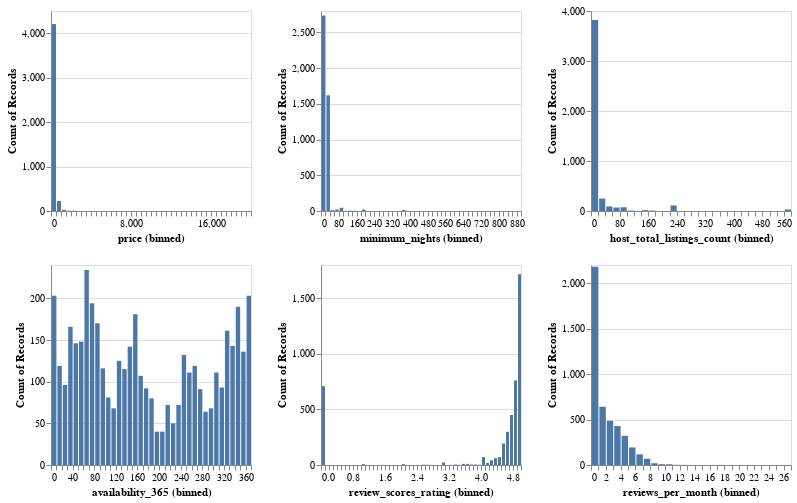

Here is the notebook cell this chart was saved with:
### Code cell
display_feats = ['price', 'minimum_nights', 'host_total_listings_count', 'availability_365', 'review_scores_rating','reviews_per_month']
num_col_hists = alt.Chart(train_df[display_feats]).mark_bar().encode(
    x = alt.X(alt.repeat(), type='quantitative', bin=alt.Bin(maxbins=50)),
     y='count()',
).properties(
    width=200,
    height=200
).repeat(
    display_feats,
    columns=3 
)
num_col_hists

### Figure 1 — Vega specification as saved in the notebook (floating-point values rounded to 4 significant figures)
{"$schema": "https://vega.github.io/schema/vega/v5.json", "data": [{"name": "source_0"}, {"name": "data_0", "values": [{"__count": 428, "bin_maxbins_50_reviews_per_month": 3.0, "bin_maxbins_50_reviews_per_month_end": 4.0}, {"__count": 321, "bin_maxbins_50_reviews_per_month": 4.0, "bin_maxbins_50_reviews_per_month_end": 5.0}, {"__count": 2181, "bin_maxbins_50_reviews_per_month": 0.0, "bin_maxbins_50_reviews_per_month_end": 1.0}, {"__count": 641, "bin_maxbins_50_reviews_per_month": 1.0, "bin_maxbins_50_reviews_per_month_end": 2.0}, {"__count": 69, "bin_maxbins_50_reviews_per_month": 7.0, "bin_maxbins_50_reviews_per_month_end": 8.0}, {"__count": 486, "bin_maxbins_50_reviews_per_month": 2.0, "bin_maxbins_50_reviews_per_month_end": 3.0}, {"__count": 193, "bin_maxbins_50_reviews_per_month": 5.0, "bin_maxbins_50_reviews_per_month_end": 6.0}, {"__count": 117, "bin_maxbins_50_reviews_per_month": 6.0, "bin_maxbins_50_reviews_per_month_end": 7.0}, {"__count": 2, "bin_maxbins_50_reviews_per_month": 12.0, "bin_maxbins_50_reviews_per_month_end": 13.0}, {"__count": 8, "bin_maxbins_50_reviews_per_month": 10.0, "bin_maxbins_50_reviews_per_month_end": 11.0}, {"__count": 19, "bin_maxbins_50_reviews_per_month": 8.0, "bin_maxbins_50_reviews_per_month_end": 9.0}, {"__count": 9, "bin_maxbins_50_reviews_per_month": 9.0, "bin_maxbins_50_reviews_per_month_end": 10.0}, {"__count": 1, "bin_maxbins_50_reviews_per_month": 17.0, "bin_maxbins_50_reviews_per_month_end": 18.0}, {"__count": 1, "bin_maxbins_50_reviews_per_month": 26.0, "bin_maxbins_50_reviews_per_month_end": 27.0}, {"__count": 2, "bin_maxbins_50_reviews_per_month": 11.0, "bin_maxbins_50_reviews_per_month_end": 12.0}, {"__count": 1, "bin_maxbins_50_reviews_per_month": 16.0, "bin_maxbins_50_reviews_per_month_end": 17.0}]}, {"name": "data_1", "values": [{"__count": 4206, "bin_maxbins_50_price": 0.0, "bin_maxbins_50_price_end": 500.0}, {"__count": 225, "bin_maxbins_50_price": 500.0, "bin_maxbins_50_price_end": 1000.0}, {"__count": 26, "bin_maxbins_50_price": 1000.0, "bin_maxbins_50_price_end": 1500.0}, {"__count": 8, "bin_maxbins_50_price": 2000.0, "bin_maxbins_50_price_end": 2500.0}, {"__count": 6, "bin_maxbins_50_price": 1500.0, "bin_maxbins_50_price_end": 2000.0}, {"__count": 2, "bin_maxbins_50_price": 3500.0, "bin_maxbins_50_price_end": 4000.0}, {"__count": 1, "bin_maxbins_50_price": 11000.0, "bin_maxbins_50_price_end": 11500.0}, {"__count": 1, "bin_maxbins_50_price": 19500.0, "bin_maxbins_50_price_end": 20000.0}, {"__count": 1, "bin_maxbins_50_price": 2500.0, "bin_maxbins_50_price_end": 3000.0}, {"__count": 2, "bin_maxbins_50_price": 8000.0, "bin_maxbins_50_price_end": 8500.0}, {"__count": 1, "bin_maxbins_50_price": 8500.0, "bin_maxbins_50_price_end": 9000.0}]}, {"name": "data_2", "values": [{"__count": 1619, "bin_maxbins_50_minimum_nights": 20.0, "bin_maxbins_50_minimum_nights_end": 40.0}, {"__count": 2736, "bin_maxbins_50_minimum_nights": 0.0, "bin_maxbins_50_minimum_nights_end": 20.0}, {"__count": 14, "bin_maxbins_50_minimum_nights": 360.0, "bin_maxbins_50_minimum_nights_end": 380.0}, {"__count": 20, "bin_maxbins_50_minimum_nights": 60.0, "bin_maxbins_50_minimum_nights_end": 80.0}, {"__count": 45, "bin_maxbins_50_minimum_nights": 80.0, "bin_maxbins_50_minimum_nights_end": 100.0}, {"__count": 13, "bin_maxbins_50_minimum_nights": 40.0, "bin_maxbins_50_minimum_nights_end": 60.0}, {"__count": 20, "bin_maxbins_50_minimum_nights": 180.0, "bin_maxbins_50_minimum_nights_end": 200.0}, {"__count": 5, "bin_maxbins_50_minimum_nights": 120.0, "bin_maxbins_50_minimum_nights_end": 140.0}, {"__count": 3, "bin_maxbins_50_minimum_nights": 100.0, "bin_maxbins_50_minimum_nights_end": 120.0}, {"__count": 1, "bin_maxbins_50_minimum_nights": 880.0, "bin_maxbins_50_minimum_nights_end": 900.0}, {"__count": 3, "bin_maxbins_50_minimum_nights": 140.0, "bin_maxbins_50_minimum_nights_end": 160.0}]}, {"name": "data_3", "values": [{"__count": 3819, "bin_maxbins_50_host_total_listings_count": 0.0, "bin_maxbins_50_host_total_listings_count_end": 20.0}, {"__count": 249, "bin_maxbins_50_host_total_listings_count": 20.0, "bin_maxbins_50_host_total_listings_count_end": 40.0}, {"__count": 91, "bin_maxbins_50_host_total_listings_count": 40.0, "bin_maxbins_50_host_total_listings_count_end": 60.0}, {"__count": 30, "bin_maxbins_50_host_total_listings_count": 540.0, "bin_maxbins_50_host_total_listings_count_end": 560.0}, {"__count": 111, "bin_maxbins_50_host_total_listings_count": 220.0, "bin_maxbins_50_host_total_listings_count_end": 240.0}, {"__count": 75, "bin_maxbins_50_host_total_listings_count": 80.0, "bin_maxbins_50_host_total_listings_count_end": 100.0}, {"__count": 70, "bin_maxbins_50_host_total_listings_count": 60.0, "bin_maxbins_50_host_total_listings_count_end": 80.0}, {"__count": 9, "bin_maxbins_50_host_total_listings_count": 100.0, "bin_maxbins_50_host_total_listings_count_end": 120.0}, {"__count": 9, "bin_maxbins_50_host_total_listings_count": 160.0, "bin_maxbins_50_host_total_listings_count_end": 180.0}, {"__count": 16, "bin_maxbins_50_host_total_listings_count": 140.0, "bin_maxbins_50_host_total_listings_count_end": 160.0}]}, {"name": "data_4", "values": [{"__count": 166, "bin_maxbins_50_availability_365": 30.0, "bin_maxbins_50_availability_365_end": 40.0}, {"__count": 146, "bin_maxbins_50_availability_365": 40.0, "bin_maxbins_50_availability_365_end": 50.0}, {"__count": 203, "bin_maxbins_50_availability_365": 360.0, "bin_maxbins_50_availability_365_end": 370.0}, {"__count": 81, "bin_maxbins_50_availability_365": 100.0, "bin_maxbins_50_availability_365_end": 110.0}, {"__count": 116, "bin_maxbins_50_availability_365": 90.0, "bin_maxbins_50_availability_365_end": 100.0}, {"__count": 111, "bin_maxbins_50_availability_365": 300.0, "bin_maxbins_50_availability_365_end": 310.0}, {"__count": 181, "bin_maxbins_50_availability_365": 150.0, "bin_maxbins_50_availability_365_end": 160.0}, {"__count": 136, "bin_maxbins_50_availability_365": 350.0, "bin_maxbins_50_availability_365_end": 360.0}, {"__count": 68, "bin_maxbins_50_availability_365": 290.0, "bin_maxbins_50_availability_365_end": 300.0}, {"__count": 234, "bin_maxbins_50_availability_365": 60.0, "bin_maxbins_50_availability_365_end": 70.0}, {"__count": 125, "bin_maxbins_50_availability_365": 120.0, "bin_maxbins_50_availability_365_end": 130.0}, {"__count": 148, "bin_maxbins_50_availability_365": 50.0, "bin_maxbins_50_availability_365_end": 60.0}, {"__count": 132, "bin_maxbins_50_availability_365": 240.0, "bin_maxbins_50_availability_365_end": 250.0}, {"__count": 203, "bin_maxbins_50_availability_365": 0.0, "bin_maxbins_50_availability_365_end": 10.0}, {"__count": 161, "bin_maxbins_50_availability_365": 320.0, "bin_maxbins_50_availability_365_end": 330.0}, {"__count": 40, "bin_maxbins_50_availability_365": 200.0, "bin_maxbins_50_availability_365_end": 210.0}, {"__count": 93, "bin_maxbins_50_availability_365": 310.0, "bin_maxbins_50_availability_365_end": 320.0}, {"__count": 68, "bin_maxbins_50_availability_365": 110.0, "bin_maxbins_50_availability_365_end": 120.0}, {"__count": 107, "bin_maxbins_50_availability_365": 160.0, "bin_maxbins_50_availability_365_end": 170.0}, {"__count": 190, "bin_maxbins_50_availability_365": 340.0, "bin_maxbins_50_availability_365_end": 350.0}, {"__count": 115, "bin_maxbins_50_availability_365": 130.0, "bin_maxbins_50_availability_365_end": 140.0}, {"__count": 72, "bin_maxbins_50_availability_365": 230.0, "bin_maxbins_50_availability_365_end": 240.0}, {"__count": 80, "bin_maxbins_50_availability_365": 180.0, "bin_maxbins_50_availability_365_end": 190.0}, {"__count": 91, "bin_maxbins_50_availability_365": 270.0, "bin_maxbins_50_availability_365_end": 280.0}, {"__count": 92, "bin_maxbins_50_availability_365": 170.0, "bin_maxbins_50_availability_365_end": 180.0}, {"__count": 119, "bin_maxbins_50_availability_365": 260.0, "bin_maxbins_50_availability_365_end": 270.0}, {"__count": 170, "bin_maxbins_50_availability_365": 80.0, "bin_maxbins_50_availability_365_end": 90.0}, {"__count": 119, "bin_maxbins_50_availability_365": 10.0, "bin_maxbins_50_availability_365_end": 20.0}, {"__count": 142, "bin_maxbins_50_availability_365": 140.0, "bin_maxbins_50_availability_365_end": 150.0}, {"__count": 194, "bin_maxbins_50_availability_365": 70.0, "bin_maxbins_50_availability_365_end": 80.0}, {"__count": 143, "bin_maxbins_50_availability_365": 330.0, "bin_maxbins_50_availability_365_end": 340.0}, {"__count": 96, "bin_maxbins_50_availability_365": 20.0, "bin_maxbins_50_availability_365_end": 30.0}, {"__count": 72, "bin_maxbins_50_availability_365": 210.0, "bin_maxbins_50_availability_365_end": 220.0}, {"__count": 50, "bin_maxbins_50_availability_365": 220.0, "bin_maxbins_50_availability_365_end": 230.0}, {"__count": 40, "bin_maxbins_50_availability_365": 190.0, "bin_maxbins_50_availability_365_end": 200.0}, {"__count": 111, "bin_maxbins_50_availability_365": 250.0, "bin_maxbins_50_availability_365_end": 260.0}, {"__count": 64, "bin_maxbins_50_availability_365": 280.0, "bin_maxbins_50_availability_365_end": 290.0}]}, {"name": "data_5", "values": [{"__count": 762, "bin_maxbins_50_review_scores_rating": 4.8, "bin_maxbins_50_review_scores_rating_end": 4.9}, {"__count": 1717, "bin_maxbins_50_review_scores_rating": 4.9, "bin_maxbins_50_review_scores_rating_end": 5.0}, {"__count": 710, "bin_maxbins_50_review_scores_rating": 0.0, "bin_maxbins_50_review_scores_rating_end": 0.1}, {"__count": 71, "bin_maxbins_50_review_scores_rating": 4.0, "bin_maxbins_50_review_scores_rating_end": 4.1}, {"__count": 299, "bin_maxbins_50_review_scores_rating": 4.6, "bin_maxbins_50_review_scores_rating_end": 4.7}, {"__count": 43, "bin_maxbins_50_review_scores_rating": 4.2, "bin_maxbins_50_review_scores_rating_end": 4.3}, {"__count": 450, "bin_maxbins_50_review_scores_rating": 4.7, "bin_maxbins_50_review_scores_rating_end": 4.8}, {"__count": 194, "bin_maxbins_50_review_scores_rating": 4.5, "bin_maxbins_50_review_scores_rating_end": 4.6}, {"__count": 62, "bin_maxbins_50_review_scores_rating": 4.3, "bin_maxbins_50_review_scores_rating_end": 4.4}, {"__count": 4, "bin_maxbins_50_review_scores_rating": 3.7, "bin_maxbins_50_review_scores_rating_end": 3.8}, {"__count": 5, "bin_maxbins_50_review_scores_rating": 3.8, "bin_maxbins_50_review_scores_rating_end": 3.9}, {"__count": 71, "bin_maxbins_50_review_scores_rating": 4.4, "bin_maxbins_50_review_scores_rating_end": 4.5}, {"__count": 10, "bin_maxbins_50_review_scores_rating": 3.5, "bin_maxbins_50_review_scores_rating_end": 3.6}, {"__count": 18, "bin_maxbins_50_review_scores_rating": 4.1, "bin_maxbins_50_review_scores_rating_end": 4.2}, {"__count": 8, "bin_maxbins_50_review_scores_rating": 1.0, "bin_maxbins_50_review_scores_rating_end": 1.1}, {"__count": 22, "bin_maxbins_50_review_scores_rating": 3.0, "bin_maxbins_50_review_scores_rating_end": 3.1}, {"__count": 4, "bin_maxbins_50_review_scores_rating": 3.3, "bin_maxbins_50_review_scores_rating_end": 3.4}, {"__count": 2, "bin_maxbins_50_review_scores_rating": 2.6, "bin_maxbins_50_review_scores_rating_end": 2.7}, {"__count": 1, "bin_maxbins_50_review_scores_rating": 1.5, "bin_maxbins_50_review_scores_rating_end": 1.6}, {"__count": 3, "bin_maxbins_50_review_scores_rating": 2.5, "bin_maxbins_50_review_scores_rating_end": 2.6}, {"__count": 10, "bin_maxbins_50_review_scores_rating": 3.6, "bin_maxbins_50_review_scores_rating_end": 3.7}, {"__count": 1, "bin_maxbins_50_review_scores_rating": 3.2, "bin_maxbins_50_review_scores_rating_end": 3.3}, {"__count": 2, "bin_maxbins_50_review_scores_rating": 3.9, "bin_maxbins_50_review_scores_rating_end": 4.0}, {"__count": 8, "bin_maxbins_50_review_scores_rating": 2.0, "bin_maxbins_50_review_scores_rating_end": 2.1}, {"__count": 1, "bin_maxbins_50_review_scores_rating": 2.7, "bin_maxbins_50_review_scores_rating_end": 2.8}, {"__count": 1, "bin_maxbins_50_review_scores_rating": 3.4, "bin_maxbins_50_review_scores_rating_end": 3.5}]}, {"name": "data_1_child__price_y_domain___count", "values": [{"min": 1, "max": 4206}]}, {"name": "data_2_child__minimum_nights_y_domain___count", "values": [{"min": 1, "max": 2736}]}, {"name": "data_3_child__host_total_listings_count_y_domain___count", "values": [{"min": 9, "max": 3819}]}, {"name": "data_4_child__availability_365_y_domain___count", "values": [{"min": 40, "max": 234}]}, {"name": "data_5_child__review_scores_rating_y_domain___count", "values": [{"min": 1, "max": 1717}]}, {"name": "data_0_child__reviews_per_month_y_domain___count", "values": [{"min": 1, "max": 2181}]}], "signals": [{"name": "child__host_total_listings_count_bin_maxbins_50_host_total_listings_count_bins", "value": {"fields": ["host_total_listings_count"], "fname": "bin_host_total_listings_count", "start": 0.0, "step": 20.0, "stop": 560.0}}, {"name": "child__review_scores_rating_bin_maxbins_50_review_scores_rating_bins", "value": {"fields": ["review_scores_rating"], "fname": "bin_review_scores_rating", "start": 0.0, "step": 0.1, "stop": 5.0}}, {"name": "child__price_bin_maxbins_50_price_bins", "value": {"fields": ["price"], "fname": "bin_price", "start": 0.0, "step": 500.0, "stop": 20000.0}}, {"name": "child__reviews_per_month_bin_maxbins_50_reviews_per_month_bins", "value": {"fields": ["reviews_per_month"], "fname": "bin_reviews_per_month", "start": 0.0, "step": 1.0, "stop": 27.0}}, {"name": "child__availability_365_bin_maxbins_50_availability_365_bins", "value": {"fields": ["availability_365"], "fname": "bin_availability_365", "start": 0.0, "step": 10.0, "stop": 370.0}}, {"name": "child__minimum_nights_bin_maxbins_50_minimum_nights_bins", "value": {"fields": ["minimum_nights"], "fname": "bin_minimum_nights", "start": 0.0, "step": 20.0, "stop": 900.0}}, {"name": "childWidth", "value": 200}, {"name": "childHeight", "value": 200}], "marks": [{"type": "group", "name": "child__price_group", "encode": {"update": {"width": {"signal": "childWidth"}, "height": {"signal": "childHeight"}}}, "marks": [{"type": "rect", "name": "child__price_marks", "from": {"data": "data_1"}, "encode": {"update": {"y2": {"value": 0, "scale": "child__price_y"}, "x2": {"field": "bin_maxbins_50_price", "scale": "child__price_x", "offset": {"signal": "0.5 + (abs(scale(\"child__price_x\", datum[\"bin_maxbins_50_price_end\"]) - scale(\"child__price_x\", datum[\"bin_maxbins_50_price\"])) < 0.25 ? -0.5 * (0.25 - (abs(scale(\"child__price_x\", datum[\"bin_maxbins_50_price_end\"]) - scale(\"child__price_x\", datum[\"bin_maxbins_50_price\"])))) : 0.5)"}}, "ariaRoleDescription": {"value": "bar"}, "description": {"signal": "\"price (binned): \" + (!isValid(datum[\"bin_maxbins_50_price\"]) || !isFinite(+datum[\"bin_maxbins_50_price\"]) ? \"null\" : format(datum[\"bin_maxbins_50_price\"], \"\") + \" – \" + format(datum[\"bin_maxbins_50_price_end\"], \"\")) + \"; Count of Records: \" + (format(datum[\"__count\"], \"\"))"}, "x": {"field": "bin_maxbins_50_price_end", "scale": "child__price_x", "offset": {"signal": "0.5 + (abs(scale(\"child__price_x\", datum[\"bin_maxbins_50_price_end\"]) - scale(\"child__price_x\", datum[\"bin_maxbins_50_price\"])) < 0.25 ? 0.5 * (0.25 - (abs(scale(\"child__price_x\", datum[\"bin_maxbins_50_price_end\"]) - scale(\"child__price_x\", datum[\"bin_maxbins_50_price\"])))) : -0.5)"}}, "y": {"field": "__count", "scale": "child__price_y"}, "fill": {"value": "#4c78a8"}}}, "style": ["bar"]}], "axes": [{"scale": "child__price_y", "orient": "left", "aria": false, "grid": true, "tickCount": {"signal": "ceil(childHeight/40)"}, "maxExtent": 0, "ticks": false, "zindex": 0, "domain": false, "minExtent": 0, "labels": false, "gridScale": "child__price_x"}, {"scale": "child__price_x", "labelFlush": true, "title": "price (binned)", "grid": false, "orient": "bottom", "labelOverlap": true, "tickCount": {"signal": "ceil(childWidth/10)"}, "zindex": 0}, {"scale": "child__price_y", "orient": "left", "zindex": 0, "labelOverlap": true, "title": "Count of Records", "tickCount": {"signal": "ceil(childHeight/40)"}, "grid": false}], "style": "cell"}, {"type": "group", "name": "child__minimum_nights_group", "encode": {"update": {"width": {"signal": "childWidth"}, "height": {"signal": "childHeight"}}}, "marks": [{"type": "rect", "name": "child__minimum_nights_marks", "from": {"data": "data_2"}, "encode": {"update": {"y": {"field": "__count", "scale": "child__minimum_nights_y"}, "fill": {"value": "#4c78a8"}, "description": {"signal": "\"minimum_nights (binned): \" + (!isValid(datum[\"bin_maxbins_50_minimum_nights\"]) || !isFinite(+datum[\"bin_maxbins_50_minimum_nights\"]) ? \"null\" : format(datum[\"bin_maxbins_50_minimum_nights\"], \"\") + \" – \" + format(datum[\"bin_maxbins_50_minimum_nights_end\"], \"\")) + \"; Count of Records: \" + (format(datum[\"__count\"], \"\"))"}, "x": {"field": "bin_maxbins_50_minimum_nights_end", "scale": "child__minimum_nights_x", "offset": {"signal": "0.5 + (abs(scale(\"child__minimum_nights_x\", datum[\"bin_maxbins_50_minimum_nights_end\"]) - scale(\"child__minimum_nights_x\", datum[\"bin_maxbins_50_minimum_nights\"])) < 0.25 ? 0.5 * (0.25 - (abs(scale(\"child__minimum_nights_x\", datum[\"bin_maxbins_50_minimum_nights_end\"]) - scale(\"child__minimum_nights_x\", datum[\"bin_maxbins_50_minimum_nights\"])))) : -0.5)"}}, "y2": {"value": 0, "scale": "child__minimum_nights_y"}, "ariaRoleDescription": {"value": "bar"}, "x2": {"field": "bin_maxbins_50_minimum_nights", "scale": "child__minimum_nights_x", "offset": {"signal": "0.5 + (abs(scale(\"child__minimum_nights_x\", datum[\"bin_maxbins_50_minimum_nights_end\"]) - scale(\"child__minimum_nights_x\", datum[\"bin_maxbins_50_minimum_nights\"])) < 0.25 ? -0.5 * (0.25 - (abs(scale(\"child__minimum_nights_x\", datum[\"bin_maxbins_50_minimum_nights_end\"]) - scale(\"child__minimum_nights_x\", datum[\"bin_maxbins_50_minimum_nights\"])))) : 0.5)"}}}}, "style": ["bar"]}], "axes": [{"scale": "child__minimum_nights_y", "grid": true, "aria": false, "labels": false, "ticks": false, "gridScale": "child__minimum_nights_x", "tickCount": {"signal": "ceil(childHeight/40)"}, "orient": "left", "maxExtent": 0, "zindex": 0, "minExtent": 0, "domain": false}, {"scale": "child__minimum_nights_x", "zindex": 0, "orient": "bottom", "title": "minimum_nights (binned)", "grid": false, "labelFlush": true, "labelOverlap": true, "tickCount": {"signal": "ceil(childWidth/10)"}}, {"scale": "child__minimum_nights_y", "orient": "left", "grid": false, "zindex": 0, "labelOverlap": true, "title": "Count of Records", "tickCount": {"signal": "ceil(childHeight/40)"}}], "style": "cell"}, {"type": "group", "name": "child__host_total_listings_count_group", "encode": {"update": {"height": {"signal": "childHeight"}, "width": {"signal": "childWidth"}}}, "marks": [{"type": "rect", "name": "child__host_total_listings_count_marks", "from": {"data": "data_3"}, "encode": {"update": {"ariaRoleDescription": {"value": "bar"}, "fill": {"value": "#4c78a8"}, "x2": {"field": "bin_maxbins_50_host_total_listings_count", "scale": "child__host_total_listings_count_x", "offset": {"signal": "0.5 + (abs(scale(\"child__host_total_listings_count_x\", datum[\"bin_maxbins_50_host_total_listings_count_end\"]) - scale(\"child__host_total_listings_count_x\", datum[\"bin_maxbins_50_host_total_listings_count\"])) < 0.25 ? -0.5 * (0.25 - (abs(scale(\"child__host_total_listings_count_x\", datum[\"bin_maxbins_50_host_total_listings_count_end\"]) - scale(\"child__host_total_listings_count_x\", datum[\"bin_maxbins_50_host_total_listings_count\"])))) : 0.5)"}}, "y2": {"value": 0, "scale": "child__host_total_listings_count_y"}, "x": {"field": "bin_maxbins_50_host_total_listings_count_end", "scale": "child__host_total_listings_count_x", "offset": {"signal": "0.5 + (abs(scale(\"child__host_total_listings_count_x\", datum[\"bin_maxbins_50_host_total_listings_count_end\"]) - scale(\"child__host_total_listings_count_x\", datum[\"bin_maxbins_50_host_total_listings_count\"])) < 0.25 ? 0.5 * (0.25 - (abs(scale(\"child__host_total_listings_count_x\", datum[\"bin_maxbins_50_host_total_listings_count_end\"]) - scale(\"child__host_total_listings_count_x\", datum[\"bin_maxbins_50_host_total_listings_count\"])))) : -0.5)"}}, "description": {"signal": "\"host_total_listings_count (binned): \" + (!isValid(datum[\"bin_maxbins_50_host_total_listings_count\"]) || !isFinite(+datum[\"bin_maxbins_50_host_total_listings_count\"]) ? \"null\" : format(datum[\"bin_maxbins_50_host_total_listings_count\"], \"\") + \" – \" + format(datum[\"bin_maxbins_50_host_total_listings_count_end\"], \"\")) + \"; Count of Records: \" + (format(datum[\"__count\"], \"\"))"}, "y": {"field": "__count", "scale": "child__host_total_listings_count_y"}}}, "style": ["bar"]}], "axes": [{"scale": "child__host_total_listings_count_y", "zindex": 0, "tickCount": {"signal": "ceil(childHeight/40)"}, "aria": false, "domain": false, "minExtent": 0, "gridScale": "child__host_total_listings_count_x", "ticks": false, "labels": false, "maxExtent": 0, "orient": "left", "grid": true}, {"scale": "child__host_total_listings_count_x", "title": "host_total_listings_count (binned)", "tickCount": {"signal": "ceil(childWidth/10)"}, "orient": "bottom", "grid": false, "labelFlush": true, "zindex": 0, "labelOverlap": true}, {"scale": "child__host_total_listings_count_y", "zindex": 0, "orient": "left", "title": "Count of Records", "labelOverlap": true, "grid": false, "tickCount": {"signal": "ceil(childHeight/40)"}}], "style": "cell"}, {"type": "group", "name": "child__availability_365_group", "encode": {"update": {"height": {"signal": "childHeight"}, "width": {"signal": "childWidth"}}}, "marks": [{"type": "rect", "name": "child__availability_365_marks", "from": {"data": "data_4"}, "encode": {"update": {"y2": {"value": 0, "scale": "child__availability_365_y"}, "y": {"field": "__count", "scale": "child__availability_365_y"}, "description": {"signal": "\"availability_365 (binned): \" + (!isValid(datum[\"bin_maxbins_50_availability_365\"]) || !isFinite(+datum[\"bin_maxbins_50_availability_365\"]) ? \"null\" : format(datum[\"bin_maxbins_50_availability_365\"], \"\") + \" – \" + format(datum[\"bin_maxbins_50_availability_365_end\"], \"\")) + \"; Count of Records: \" + (format(datum[\"__count\"], \"\"))"}, "fill": {"value": "#4c78a8"}, "ariaRoleDescription": {"value": "bar"}, "x2": {"field": "bin_maxbins_50_availability_365", "scale": "child__availability_365_x", "offset": {"signal": "0.5 + (abs(scale(\"child__availability_365_x\", datum[\"bin_maxbins_50_availability_365_end\"]) - scale(\"child__availability_365_x\", datum[\"bin_maxbins_50_availability_365\"])) < 0.25 ? -0.5 * (0.25 - (abs(scale(\"child__availability_365_x\", datum[\"bin_maxbins_50_availability_365_end\"]) - scale(\"child__availability_365_x\", datum[\"bin_maxbins_50_availability_365\"])))) : 0.5)"}}, "x": {"field": "bin_maxbins_50_availability_365_end", "scale": "child__availability_365_x", "offset": {"signal": "0.5 + (abs(scale(\"child__availability_365_x\", datum[\"bin_maxbins_50_availability_365_end\"]) - scale(\"child__availability_365_x\", datum[\"bin_maxbins_50_availability_365\"])) < 0.25 ? 0.5 * (0.25 - (abs(scale(\"child__availability_365_x\", datum[\"bin_maxbins_50_availability_365_end\"]) - scale(\"child__availability_365_x\", datum[\"bin_maxbins_50_availability_365\"])))) : -0.5)"}}}}, "style": ["bar"]}], "axes": [{"scale": "child__availability_365_y", "labels": false, "maxExtent": 0, "gridScale": "child__availability_365_x", "minExtent": 0, "orient": "left", "grid": true, "tickCount": {"signal": "ceil(childHeight/40)"}, "ticks": false, "zindex": 0, "aria": false, "domain": false}, {"scale": "child__availability_365_x", "tickCount": {"signal": "ceil(childWidth/10)"}, "grid": false, "labelOverlap": true, "labelFlush": true, "orient": "bottom", "zindex": 0, "title": "availability_365 (binned)"}, {"scale": "child__availability_365_y", "title": "Count of Records", "labelOverlap": true, "tickCount": {"signal": "ceil(childHeight/40)"}, "grid": false, "orient": "left", "zindex": 0}], "style": "cell"}, {"type": "group", "name": "child__review_scores_rating_group", "encode": {"update": {"height": {"signal": "childHeight"}, "width": {"signal": "childWidth"}}}, "marks": [{"type": "rect", "name": "child__review_scores_rating_marks", "from": {"data": "data_5"}, "encode": {"update": {"y2": {"value": 0, "scale": "child__review_scores_rating_y"}, "x2": {"field": "bin_maxbins_50_review_scores_rating", "scale": "child__review_scores_rating_x", "offset": {"signal": "0.5 + (abs(scale(\"child__review_scores_rating_x\", datum[\"bin_maxbins_50_review_scores_rating_end\"]) - scale(\"child__review_scores_rating_x\", datum[\"bin_maxbins_50_review_scores_rating\"])) < 0.25 ? -0.5 * (0.25 - (abs(scale(\"child__review_scores_rating_x\", datum[\"bin_maxbins_50_review_scores_rating_end\"]) - scale(\"child__review_scores_rating_x\", datum[\"bin_maxbins_50_review_scores_rating\"])))) : 0.5)"}}, "fill": {"value": "#4c78a8"}, "ariaRoleDescription": {"value": "bar"}, "description": {"signal": "\"review_scores_rating (binned): \" + (!isValid(datum[\"bin_maxbins_50_review_scores_rating\"]) || !isFinite(+datum[\"bin_maxbins_50_review_scores_rating\"]) ? \"null\" : format(datum[\"bin_maxbins_50_review_scores_rating\"], \"\") + \" – \" + format(datum[\"bin_maxbins_50_review_scores_rating_end\"], \"\")) + \"; Count of Records: \" + (format(datum[\"__count\"], \"\"))"}, "x": {"field": "bin_maxbins_50_review_scores_rating_end", "scale": "child__review_scores_rating_x", "offset": {"signal": "0.5 + (abs(scale(\"child__review_scores_rating_x\", datum[\"bin_maxbins_50_review_scores_rating_end\"]) - scale(\"child__review_scores_rating_x\", datum[\"bin_maxbins_50_review_scores_rating\"])) < 0.25 ? 0.5 * (0.25 - (abs(scale(\"child__review_scores_rating_x\", datum[\"bin_maxbins_50_review_scores_rating_end\"]) - scale(\"child__review_scores_rating_x\", datum[\"bin_maxbins_50_review_scores_rating\"])))) : -0.5)"}}, "y": {"field": "__count", "scale": "child__review_scores_rating_y"}}}, "style": ["bar"]}], "axes": [{"scale": "child__review_scores_rating_y", "aria": false, "ticks": false, "gridScale": "child__review_scores_rating_x", "grid": true, "maxExtent": 0, "minExtent": 0, "labels": false, "orient": "left", "domain": false, "tickCount": {"signal": "ceil(childHeight/40)"}, "zindex": 0}, {"scale": "child__review_scores_rating_x", "tickCount": {"signal": "ceil(childWidth/10)"}, "labelFlush": true, "zindex": 0, "orient": "bottom", "grid": false, "title": "review_scores_rating (binned)", "labelOverlap": true}, {"scale": "child__review_scores_rating_y", "title": "Count of Records", "labelOverlap": true, "grid": false, "orient": "left", "tickCount": {"signal": "ceil(childHeight/40)"}, "zindex": 0}], "style": "cell"}, {"type": "group", "name": "child__reviews_per_month_group", "encode": {"update": {"width": {"signal": "childWidth"}, "height": {"signal": "childHeight"}}}, "marks": [{"type": "rect", "name": "child__reviews_per_month_marks", "from": {"data": "data_0"}, "encode": {"update": {"y": {"field": "__count", "scale": "child__reviews_per_month_y"}, "x": {"field": "bin_maxbins_50_reviews_per_month_end", "scale": "child__reviews_per_month_x", "offset": {"signal": "0.5 + (abs(scale(\"child__reviews_per_month_x\", datum[\"bin_maxbins_50_reviews_per_month_end\"]) - scale(\"child__reviews_per_month_x\", datum[\"bin_maxbins_50_reviews_per_month\"])) < 0.25 ? 0.5 * (0.25 - (abs(scale(\"child__reviews_per_month_x\", datum[\"bin_maxbins_50_reviews_per_month_end\"]) - scale(\"child__reviews_per_month_x\", datum[\"bin_maxbins_50_reviews_per_month\"])))) : -0.5)"}}, "y2": {"value": 0, "scale": "child__reviews_per_month_y"}, "ariaRoleDescription": {"value": "bar"}, "description": {"signal": "\"reviews_per_month (binned): \" + (!isValid(datum[\"bin_maxbins_50_reviews_per_month\"]) || !isFinite(+datum[\"bin_maxbins_50_reviews_per_month\"]) ? \"null\" : format(datum[\"bin_maxbins_50_reviews_per_month\"], \"\") + \" – \" + format(datum[\"bin_maxbins_50_reviews_per_month_end\"], \"\")) + \"; Count of Records: \" + (format(datum[\"__count\"], \"\"))"}, "x2": {"field": "bin_maxbins_50_reviews_per_month", "scale": "child__reviews_per_month_x", "offset": {"signal": "0.5 + (abs(scale(\"child__reviews_per_month_x\", datum[\"bin_maxbins_50_reviews_per_month_end\"]) - scale(\"child__reviews_per_month_x\", datum[\"bin_maxbins_50_reviews_per_month\"])) < 0.25 ? -0.5 * (0.25 - (abs(scale(\"child__reviews_per_month_x\", datum[\"bin_maxbins_50_reviews_per_month_end\"]) - scale(\"child__reviews_per_month_x\", datum[\"bin_maxbins_50_reviews_per_month\"])))) : 0.5)"}}, "fill": {"value": "#4c78a8"}}}, "style": ["bar"]}], "axes": [{"scale": "child__reviews_per_month_y", "aria": false, "orient": "left", "gridScale": "child__reviews_per_month_x", "tickCount": {"signal": "ceil(childHeight/40)"}, "ticks": false, "domain": false, "labels": false, "grid": true, "maxExtent": 0, "zindex": 0, "minExtent": 0}, {"scale": "child__reviews_per_month_x", "labelFlush": true, "grid": false, "orient": "bottom", "labelOverlap": true, "tickCount": {"signal": "ceil(childWidth/10)"}, "zindex": 0, "title": "reviews_per_month (binned)"}, {"scale": "child__reviews_per_month_y", "labelOverlap": true, "tickCount": {"signal": "ceil(childHeight/40)"}, "zindex": 0, "orient": "left", "title": "Count of Records", "grid": false}], "style": "cell"}], "scales": [{"name": "child__price_x", "type": "linear", "domain": {"signal": "[child__price_bin_maxbins_50_price_bins.start, child__price_bin_maxbins_50_price_bins.stop]"}, "range": [0, {"signal": "childWidth"}], "bins": {"signal": "child__price_bin_maxbins_50_price_bins"}, "zero": false}, {"name": "child__price_y", "type": "linear", "domain": [{"signal": "(data(\"data_1_child__price_y_domain___count\")[0] || {}).min"}, {"signal": "(data(\"data_1_child__price_y_domain___count\")[0] || {}).max"}], "range": [{"signal": "childHeight"}, 0], "zero": true, "nice": true}, {"name": "child__minimum_nights_x", "type": "linear", "domain": {"signal": "[child__minimum_nights_bin_maxbins_50_minimum_nights_bins.start, child__minimum_nights_bin_maxbins_50_minimum_nights_bins.stop]"}, "range": [0, {"signal": "childWidth"}], "bins": {"signal": "child__minimum_nights_bin_maxbins_50_minimum_nights_bins"}, "zero": false}, {"name": "child__minimum_nights_y", "type": "linear", "domain": [{"signal": "(data(\"data_2_child__minimum_nights_y_domain___count\")[0] || {}).min"}, {"signal": "(data(\"data_2_child__minimum_nights_y_domain___count\")[0] || {}).max"}], "range": [{"signal": "childHeight"}, 0], "nice": true, "zero": true}, {"name": "child__host_total_listings_count_x", "type": "linear", "domain": {"signal": "[child__host_total_listings_count_bin_maxbins_50_host_total_listings_count_bins.start, child__host_total_listings_count_bin_maxbins_50_host_total_listings_count_bins.stop]"}, "range": [0, {"signal": "childWidth"}], "bins": {"signal": "child__host_total_listings_count_bin_maxbins_50_host_total_listings_count_bins"}, "zero": false}, {"name": "child__host_total_listings_count_y", "type": "linear", "domain": [{"signal": "(data(\"data_3_child__host_total_listings_count_y_domain___count\")[0] || {}).min"}, {"signal": "(data(\"data_3_child__host_total_listings_count_y_domain___count\")[0] || {}).max"}], "range": [{"signal": "childHeight"}, 0], "zero": true, "nice": true}, {"name": "child__availability_365_x", "type": "linear", "domain": {"signal": "[child__availability_365_bin_maxbins_50_availability_365_bins.start, child__availability_365_bin_maxbins_50_availability_365_bins.stop]"}, "range": [0, {"signal": "childWidth"}], "bins": {"signal": "child__availability_365_bin_maxbins_50_availability_365_bins"}, "zero": false}, {"name": "child__availability_365_y", "type": "linear", "domain": [{"signal": "(data(\"data_4_child__availability_365_y_domain___count\")[0] || {}).min"}, {"signal": "(data(\"data_4_child__availability_365_y_domain___count\")[0] || {}).max"}], "range": [{"signal": "childHeight"}, 0], "nice": true, "zero": true}, {"name": "child__review_scores_rating_x", "type": "linear", "domain": {"signal": "[child__review_scores_rating_bin_maxbins_50_review_scores_rating_bins.start, child__review_scores_rating_bin_maxbins_50_review_scores_rating_bins.stop]"}, "range": [0, {"signal": "childWidth"}], "bins": {"signal": "child__review_scores_rating_bin_maxbins_50_review_scores_rating_bins"}, "zero": false}, {"name": "child__review_scores_rating_y", "type": "linear", "domain": [{"signal": "(data(\"data_5_child__review_scores_rating_y_domain___count\")[0] || {}).min"}, {"signal": "(data(\"data_5_child__review_scores_rating_y_domain___count\")[0] || {}).max"}], "range": [{"signal": "childHeight"}, 0], "zero": true, "nice": true}, {"name": "child__reviews_per_month_x", "type": "linear", "domain": {"signal": "[child__reviews_per_month_bin_maxbins_50_reviews_per_month_bins.start, child__reviews_per_month_bin_maxbins_50_reviews_per_month_bins.stop]"}, "range": [0, {"signal": "childWidth"}], "bins": {"signal": "child__reviews_per_month_bin_maxbins_50_reviews_per_month_bins"}, "zero": false}, {"name": "child__reviews_per_month_y", "type": "linear", "domain": [{"signal": "(data(\"data_0_child__reviews_per_month_y_domain___count\")[0] || {}).min"}, {"signal": "(data(\"data_0_child__reviews_per_month_y_domain___count\")[0] || {}).max"}], "range": [{"signal": "childHeight"}, 0], "nice": true, "zero": true}], "layout": {"padding": 20, "columns": 3, "bounds": "full", "align": "all"}, "background": "white", "padding": 5}
